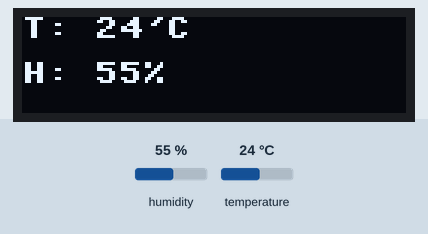
A program run on a simulated Raspberry Pi Pico running MicroPython. On the bench: 128×32 one-colour display. The test bench sets the inputs (shaded band); at power-on: humidity 55 %, temperature 24 °C. Library files of the repository ran but are not shown: ssd1306.py.

Above: at 1.2 s.
1.3 s: humidity set to 22 %
At 3.3 s:
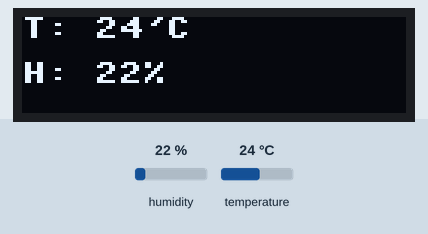
4.3 s: temperature set to 12 °C
At 6.1 s:
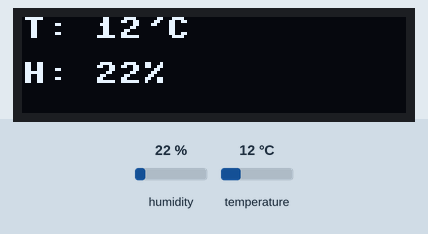
7.3 s: humidity set to 40 %
At 9.5 s:
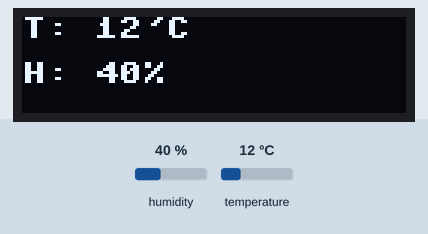
10.6 s: temperature set to 19 °C
At 12.4 s:
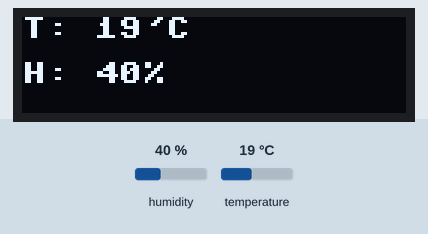
Timing chart, 0 to 13.9 s (numbered marks = the images above; inputs shaded):
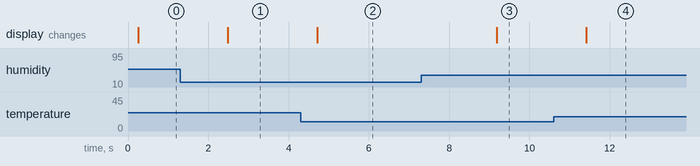

The program:

main.py
```python
from machine import Pin, I2C
from ssd1306 import SSD1306_I2C
from DHT22 import DHT22
import utime

DHT11_PIN = 22

OLED_WIDTH  = 128
OLED_HEIGHT = 32

sda=machine.Pin(4)
scl=machine.Pin(5)
i2c=machine.I2C(0,sda=sda, scl=scl, freq=400000)


from ssd1306 import SSD1306_I2C
oled = SSD1306_I2C(OLED_WIDTH, OLED_HEIGHT, i2c)


if __name__ == "__main__":
    dht_data = Pin(DHT11_PIN,Pin.IN,Pin.PULL_UP)
    dht_sensor=DHT22(dht_data,dht11=True)
    while True:
        temperature,humidity = dht_sensor.read()
        if temperature is None or humidity is None:
            # skip errors
            pass
        else:
            oled.fill(0)
            oled.text(f"T: {temperature}'C",0,0)
            oled.text(f"H: {humidity}%",0,15)
            oled.show()

        utime.sleep(2)
```

Measured:
- after the input at 1.3 s, the display: changes after 1.2 s (image 1)
- after the input at 4.3 s, the display: changes after 0.42 s (image 2)
- after the input at 7.3 s, the display: changes after 1.9 s (image 3)
- after the input at 10.6 s, the display: changes after 0.82 s (image 4)
